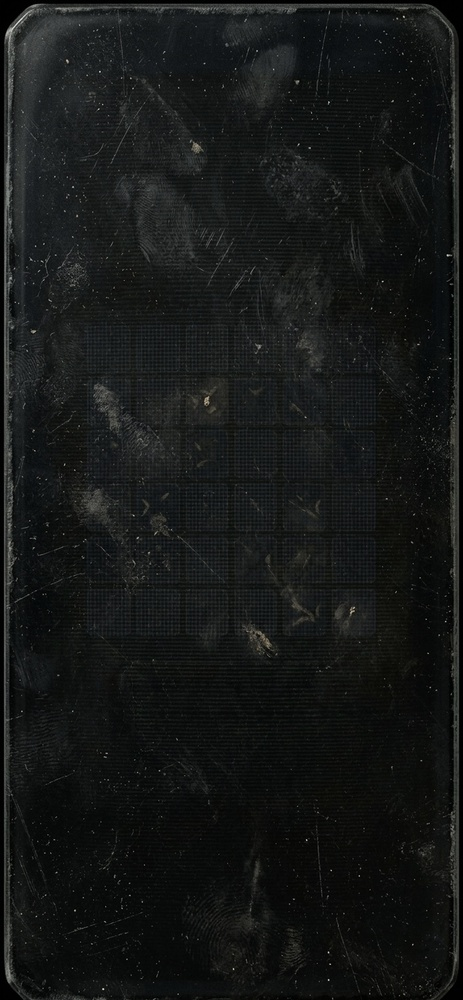
#> input picture unity/tools/chassis/glass-source.jpeg, 463 x 1000 px, shrunk from 704 x 1521 before the run
$ python glass.py
#> lines starting #> are read from the running program, lines starting #| are printed output that depends on the picture
"""Turn the photograph of a filthy screen into a layer that only ADDS light."""
from PIL import Image
import numpy as np

SRC = 'glass-source.jpeg'
RIM = 22            # the phone's own lit chamfer, which is not dirt
FLOOR = 22          # the clean glass's own level, taken off so it contributes nothing

im = Image.open(SRC).convert('RGB')
#> im is the input picture: PIL image 463x1000 RGB; mean R, G, B 21.8, 23.8, 23
w, h = im.size
#> w = 463; h = 1000
im = im.crop((RIM, RIM, w - RIM, h))          # no rim at the bottom; the photo is cut there
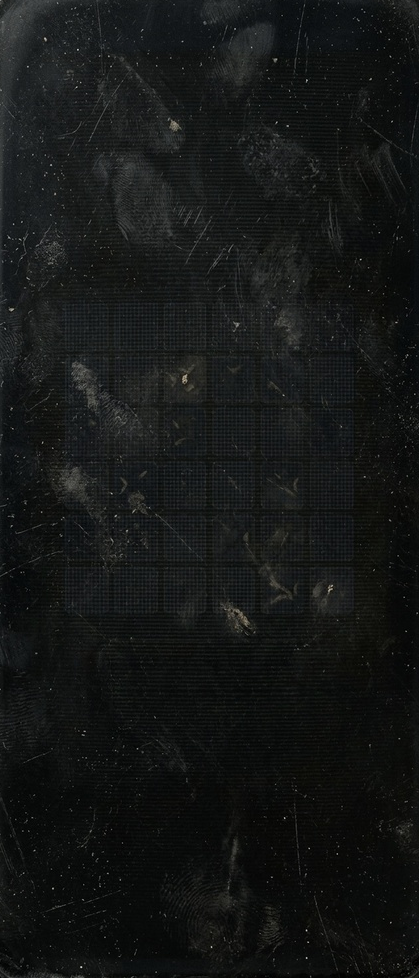
#> im: PIL image 419x978 RGB; mean R, G, B 20.8, 22.8, 22
a = np.asarray(im).astype(np.float64)

# THE PEDESTAL COMES OFF. Composited additively, a picture whose median is 20
# would lift the whole display off black before a single speck of dust showed —
# every contrast ratio in the access audit is measured against grounds that are
# meant to BE black. What is wanted is the dirt, which is what is left after the
# glass itself is subtracted.
a = np.clip(a - FLOOR, 0, 255)
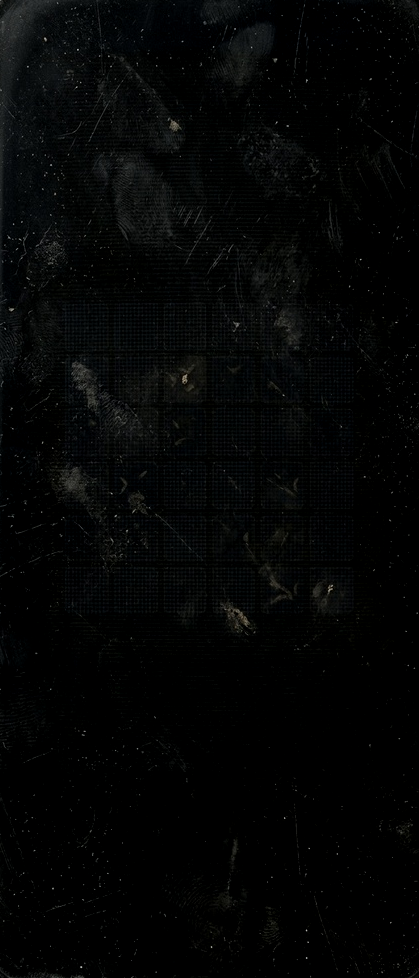
#> a: shape (978, 419, 3) float64; mean R, G, B 3.9, 4.9, 4.7

out = Image.fromarray(a.astype(np.uint8), 'RGB')
out.save('glass-art.jpg', quality=94, optimize=True)

L = a @ [0.299, 0.587, 0.114]
print('art %dx%d' % out.size)
#| art 419x978
print('adds, as a fraction of full white, before the layer opacity:')
for p in (50, 90, 99, 99.9):
    print('   p%-5s %.3f' % (p, np.percentile(L, p) / 255))
#> this loop made 4 passes
#|    p50    0.000
#|    p90    0.058
#|    p99    0.161
#|    p99.9  0.303
print('   max   %.3f  over 0.10: %.3f%% of the glass' % (L.max() / 255, (L > 25.5).mean() * 100))
#|    max   0.722  over 0.10: 3.427% of the glass

$ run again, with unity/tools/chassis/mockup.png saved as unity/tools/chassis/glass-source.jpeg
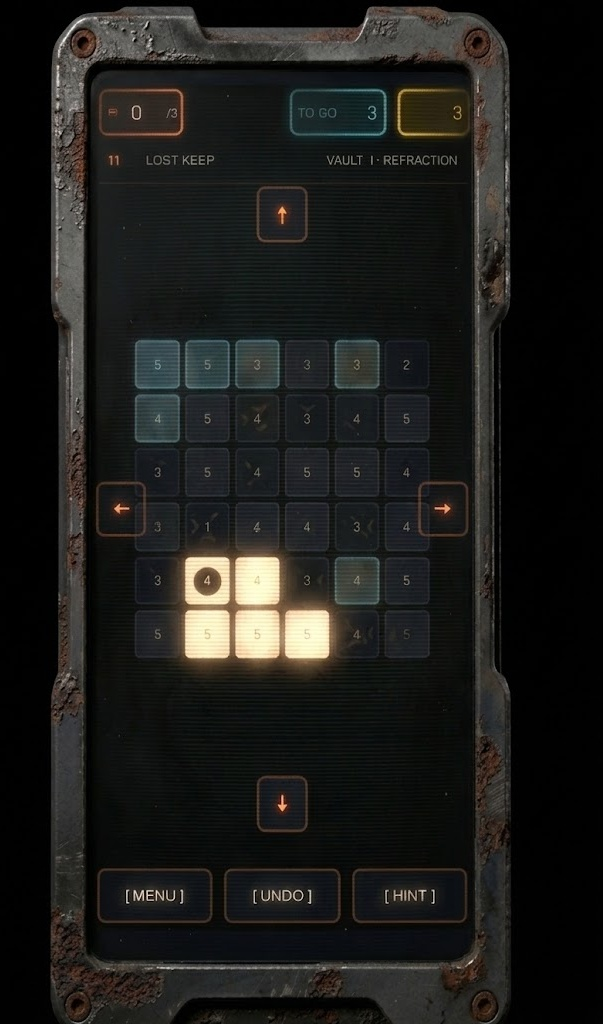
#> input picture unity/tools/chassis/mockup.png, 603 x 1029 px
#> im is the input picture: PIL image 603x1029 RGB; mean R, G, B 29.5, 29.5, 27.3
#> `im = im.crop((RIM, RIM, w - RIM, h))`:
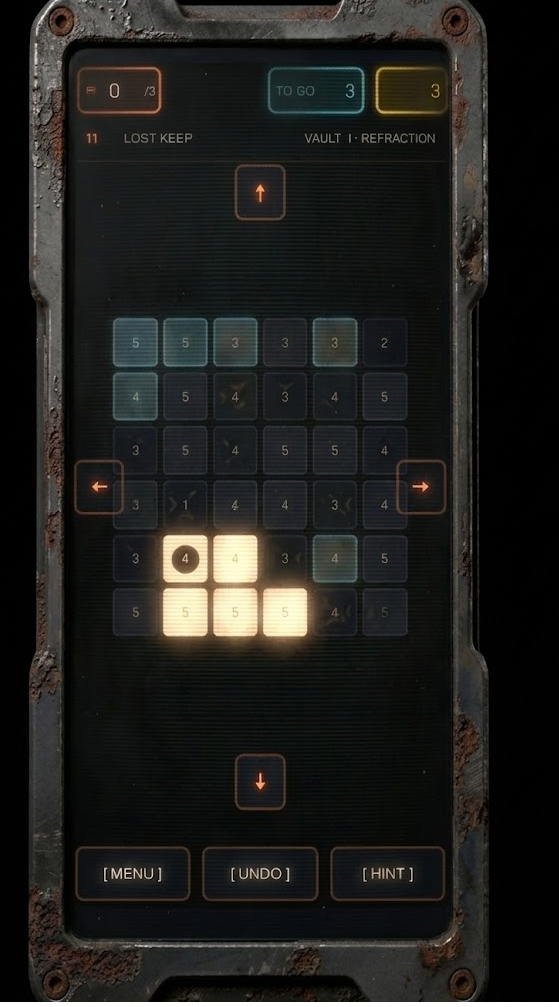
#> im: PIL image 559x1007 RGB; mean R, G, B 31.9, 31.9, 29.5
#> `L = a @ [0.299, 0.587, 0.114]`:
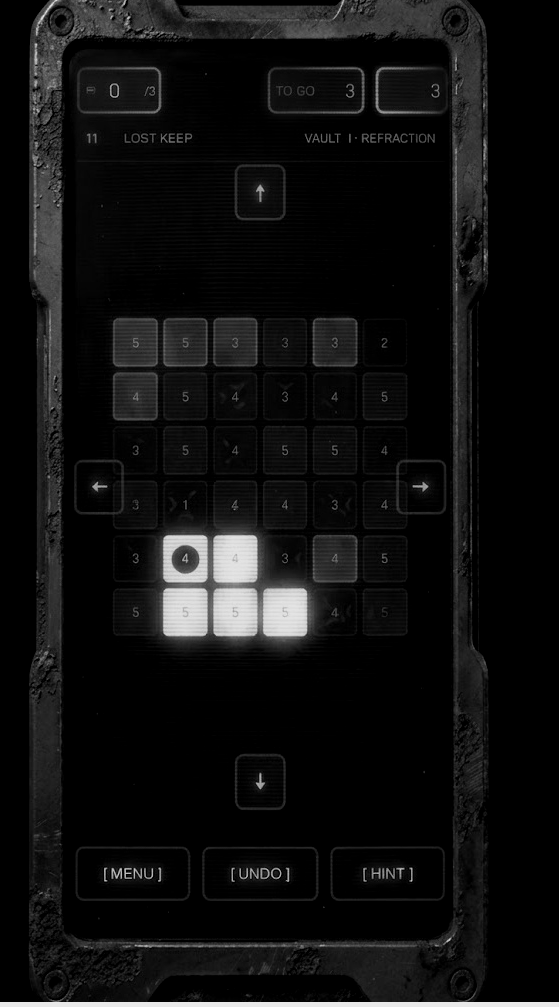
#> L: shape (1007, 559) float64; min 0, max 233, mean 16.3
#| art 559x1007
#> the loop `for p in (50, 90, 99, 99.9):` made 4 passes
#|    p50    0.001
#|    p90    0.188
#|    p99    0.862
#|    p99.9  0.914
#|    max   0.914  over 0.10: 18.832% of the glass
